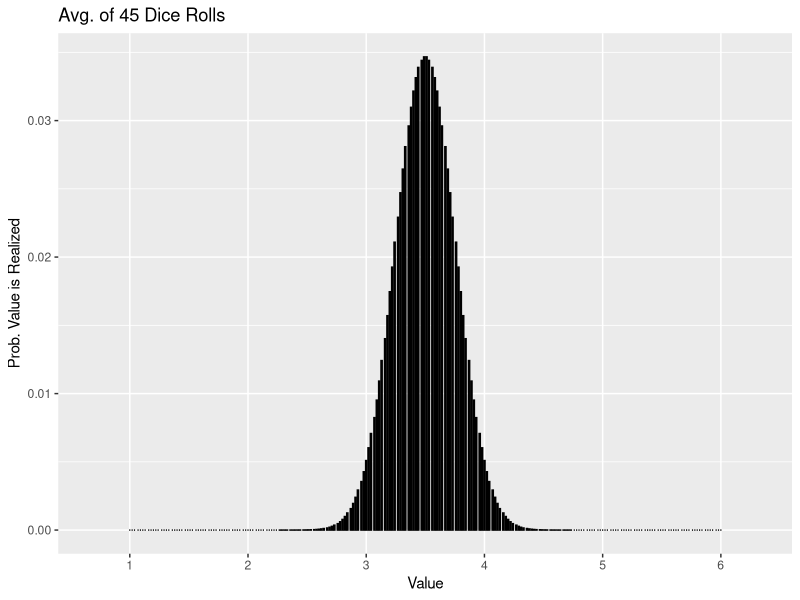

The R script that drew this image:
library(ggplot2)

# Defines the directory to export graphs
exportpath = "/Users/marcmeredith/Box Sync/Teaching/Data201/ROutput"
# Defines the values that a dice can take on
dicevalues = c(1, 2, 3, 4, 5, 6)
# Defines the probabilities of each of the values
diceprobabilities = c(1/6, 1/6, 1/6, 1/6, 1/6, 1/6)
# Defines how many dice to average over
numrolls <- 45
# Generates a CI at bottom that the statistic is realized between lb and ub
lb <- 3
ub <- 4

# Intializes the probability of the value of current count after the rollling the first dice
# A row contains a value of the current count (col. 1) and a probability of that count (col. 2)
currentcount <- cbind(dicevalues, diceprobabilities)

# Intializes the probability of the value of the second, third, etc dice
# A row contains a value of the dice (col. 1) and a probability of that value (col. 2)
nextdice <- cbind(dicevalues, diceprobabilities)
lengthnextdice = nrow(nextdice)

for (n in 2:numrolls) {
  
  # Puts the possible outcomes of the current count into a variable
  lengthcurrentcount = nrow(currentcount)
  
  # Initializes a new matrix that will contain the probability of each combination of the current count and next dice
  dicesum = matrix(-9, nrow = lengthcurrentcount * lengthnextdice, ncol = 2) 
  # Loops over every possible value of the current count
  for (i in 1:lengthcurrentcount) {
      # Loops over every possible value of next dice
      for (j in 1:lengthnextdice) {  
          # Calculates the total of the current count + next dice 
          dicesum[i + (j - 1) * lengthcurrentcount, 1] = currentcount[i, 1] + nextdice[j, 1] 
          # Calculates the joint probability of the current count and next dice
          dicesum[i + (j - 1) * lengthcurrentcount, 2] = currentcount[i, 2] * nextdice[j, 2] 
      }
  }
  # Converts the matrix dicesum into a data frame to use the aggregate function
  dicesumdf <- as.data.frame(dicesum)
  # Sums the probabilities associated with a common total
  dicesumdf <- aggregate(x = dicesumdf$V2, by = list(dicesumdf$V1), FUN = sum)
  # Returns the current count into a matrix
  currentcount <- as.matrix(dicesumdf)
}


# Graphs the PDF
colnames(dicesumdf)[1] <- "Avg"
colnames(dicesumdf)[2] <- "Prob"
# Turns the sum into an average
dicesumdf$Avg <- dicesumdf$Avg / numrolls
# Rounds the average into the nearest .01
dicesumdf$Avg <- round(dicesumdf$Avg, 2)
# Sums the probabilities associated with a common rounding
dicesumdf <- aggregate(x = dicesumdf$Prob, by = list(dicesumdf$Avg), FUN = sum)
colnames(dicesumdf)[1] <- "Avg"
colnames(dicesumdf)[2] <- "Prob"
# Concatenates a string to be used for the graph's title
titlestring <- paste("Avg. of", numrolls, "Dice Rolls")
# Concatenates a string to be used for the filename of the exported graph
filestring <- paste("Rolling", numrolls, "Dice.eps", sep = "")

p <- ggplot(data=dicesumdf, aes(x=Avg, y=Prob)) +
  geom_bar(stat="identity", width=0.01, color="black") + 
  scale_x_discrete(limits=c(1:6)) + 
  labs(title=titlestring,  x="Value", y = "Prob. Value is Realized")
ggsave(filename = filestring, plot = p, device = "eps", path = exportpath)

dicesumdf$CIRange <- (dicesumdf$Avg >= lb & dicesumdf$Avg <= ub)
dicesumdfCI <- aggregate(x = dicesumdf$Prob, by = list(dicesumdf$CIRange), FUN = sum)
print(dicesumdfCI)
